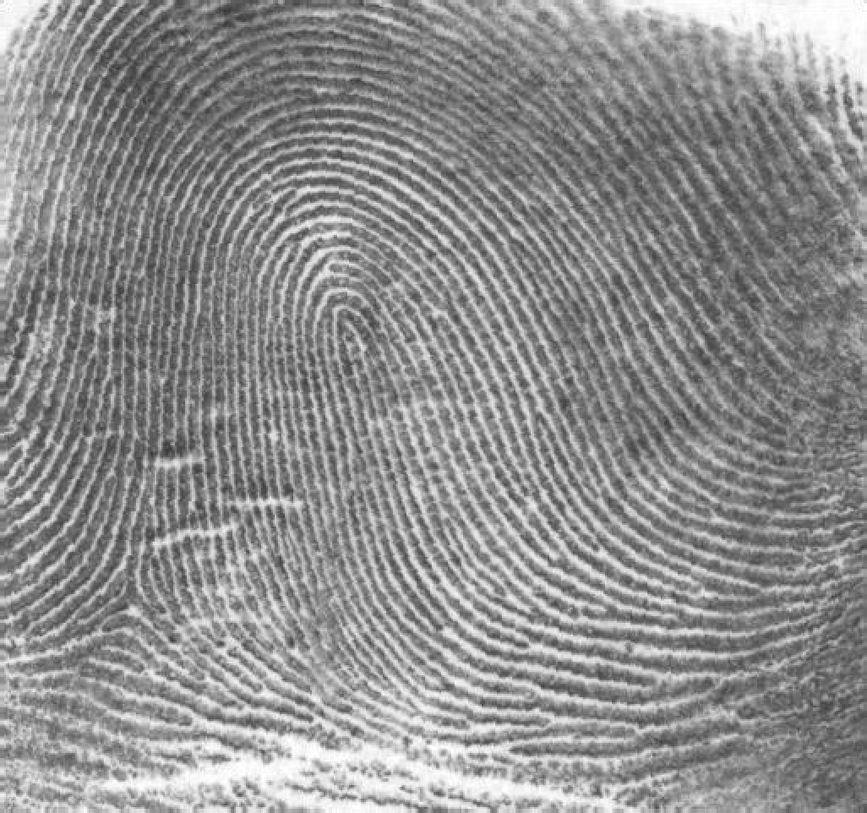
//> input picture 163337_13_3/Q3.tif, 867 x 813 px, shrunk from 1026 x 962 before the run
$ ./q3   (built with g++ and OpenCV 4)
//> lines starting //> are read from the running program, lines starting //| are printed output that depends on the picture; after the words box and inside, x2 and y2 are one past the last pixel; in counts of white or black regions, pixels touching at a corner belong together
//> further down, src is the input picture: 813 rows x 867 cols, CV_8UC1; min 46, max 255, mean 142.7
#include "opencv2/opencv.hpp"
using namespace cv;

void shuffleDFT(Mat &src)
{
    int cX = src.cols / 2;
//> cX = 433
    int cY = src.rows / 2;
//> cY = 406

    Mat q1(src, Rect(0, 0, cX, cY));
    Mat q2(src, Rect(cX, 0, cX, cY));
    Mat q3(src, Rect(0, cY, cX, cY));
    Mat q4(src, Rect(cX, cY, cX, cY));

    Mat tmp;
    q1.copyTo(tmp);
    q4.copyTo(q1);
    tmp.copyTo(q4);
    q2.copyTo(tmp);
    q3.copyTo(q2);
    tmp.copyTo(q3);
}

void displayDFT(Mat &src)
{
    Mat image_array[2] = {Mat::zeros(src.size(), CV_32F), Mat::zeros(src.size(), CV_32F)};
    //DFT 결과 영상을 분할함
    split(src, image_array);
//> image_array[1]: 813 rows x 867 cols, CV_32FC1; every value is 0
    Mat mag_image;
    //푸리에 변환 계수들의 절대값을 계산
    magnitude(image_array[0], image_array[1], mag_image);
    //푸리에 변환 계수들을 로그 스케일로 변환하고, 0값이 나오지 않도록 1을 더해줌
    mag_image += Scalar::all(1);
    log(mag_image, mag_image);
    //정규화
    normalize(mag_image, mag_image, 0, 1, NORM_MINMAX);
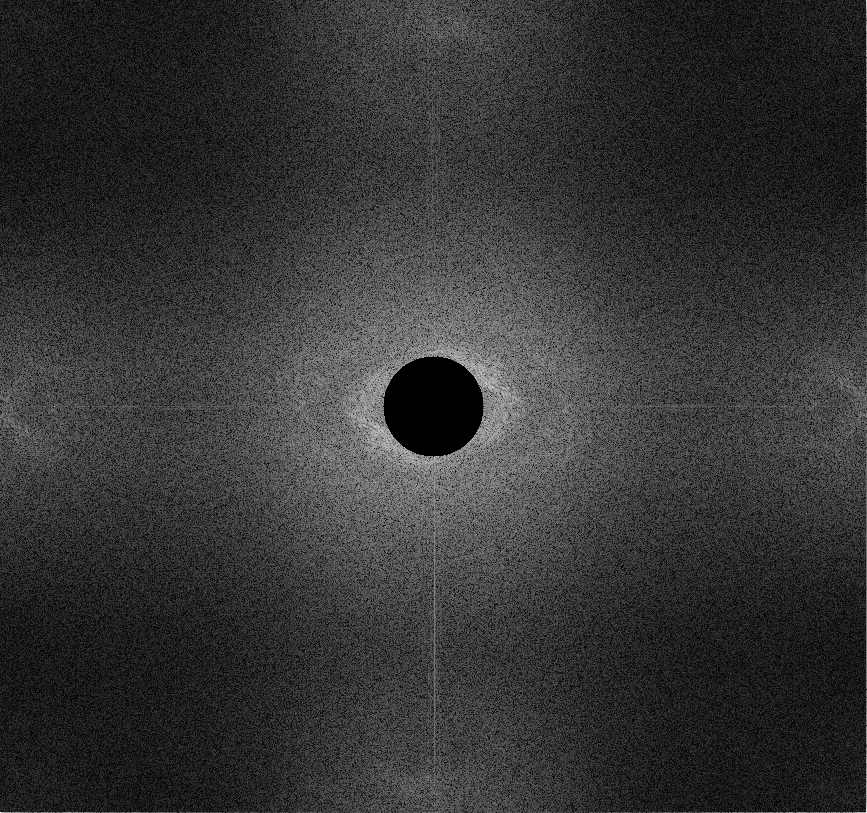
//> mag_image: 813 rows x 867 cols, CV_32FC1; min 0, max 1, mean 0.208
    imshow("DFT", mag_image);
}

Mat getFilter(Size size)
{
    Mat filter = Mat::ones(size, CV_32FC2);
    circle(filter, size / 2, 50, Vec2f(0, 0), -1);
    return filter;
}

Mat highfrequency(Mat src)
{
    Mat src_float;

    src.convertTo(src_float, CV_32FC1, 1.0 / 255.0);
    Mat dft_image;
    dft(src_float, dft_image, DFT_COMPLEX_OUTPUT);
    shuffleDFT(dft_image);

    Mat highpass = getFilter(dft_image.size());
    Mat result;

    multiply(dft_image, highpass, result);
    displayDFT(result);

    Mat inverted_image;
    shuffleDFT(result);
    idft(result, inverted_image, DFT_SCALE | DFT_REAL_OUTPUT);
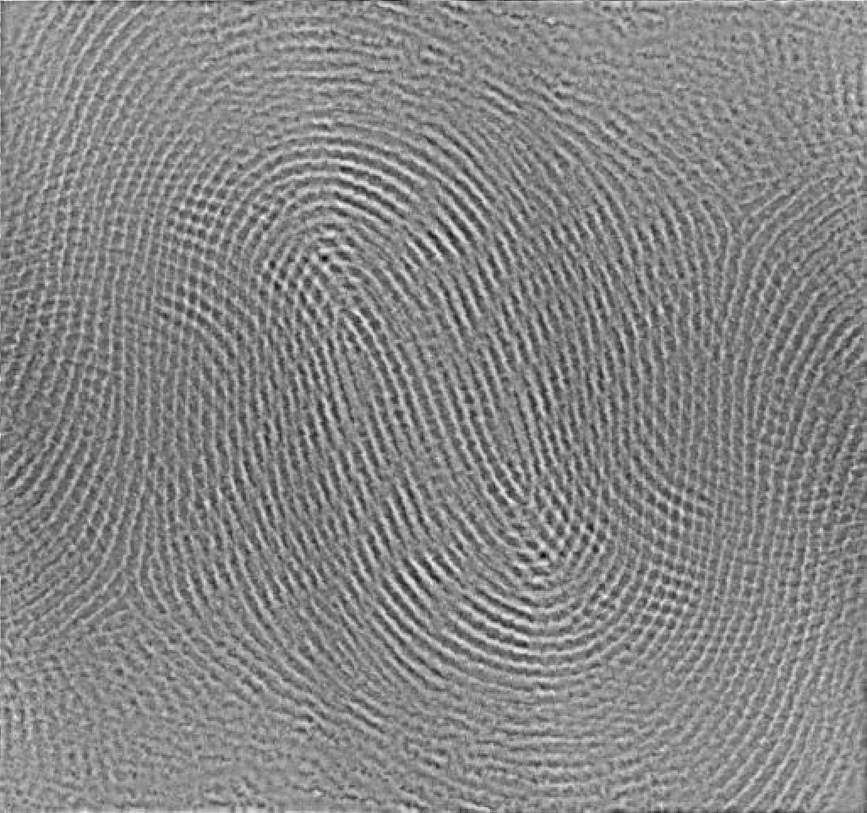
//> inverted_image: 813 rows x 867 cols, CV_32FC1; min -0.35, max 0.314, mean -2.52e-10; drawn with min black and max white

    return inverted_image;
}

Mat binary(Mat src)
{
    Mat dst;
    int threshold_value = 0.1;
    threshold(src, dst, threshold_value, 255, THRESH_BINARY);
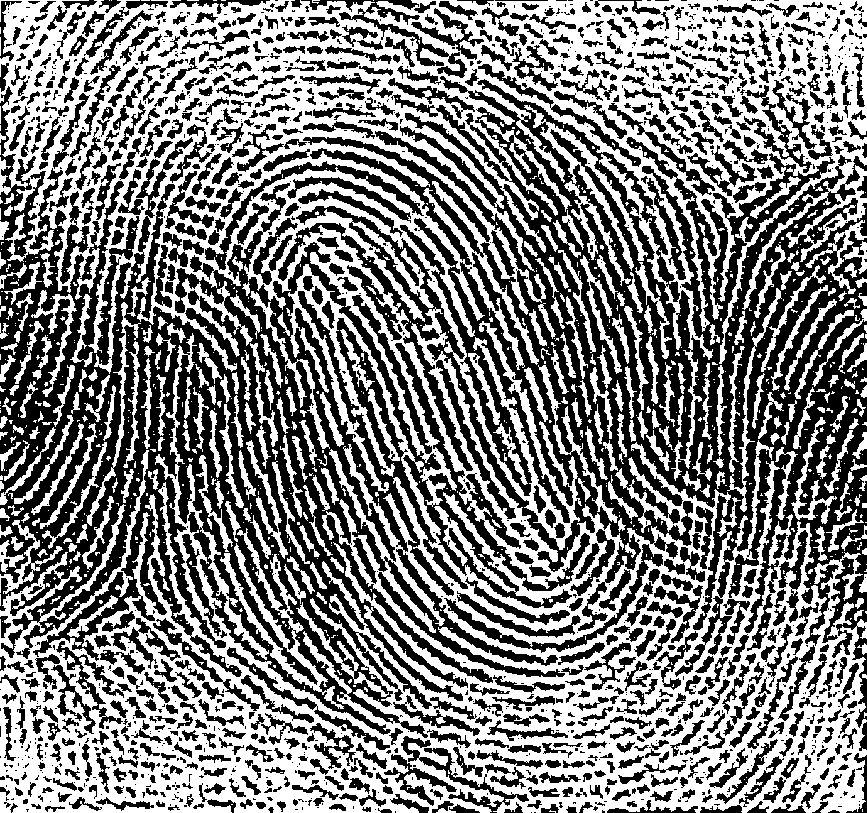
//> dst: 813 rows x 867 cols, CV_32FC1; 50.2% white; 1571 black regions (776 under 20 px), largest, box (x1, y1, x2, y2) and area: (0, 86, 590, 738) 113540, (278, 76, 867, 728) 113350, (205, 161, 424, 270) 2051
    return dst;
}

int main()
{
    Mat src = imread("Q3.tif", IMREAD_GRAYSCALE);
    imshow("Original", src);

    //고역통과
    Mat inverted_image = highfrequency(src);
    imshow("invert", inverted_image);
    waitKey(0);

    //이진화
    Mat binary_image = binary(inverted_image);
    imshow("binary", binary_image);

    while (1)
    {
        int key = waitKey();
//> the 'q' key is pressed
        if (key == 'q')
            return 0;
//> (the program exits here)
